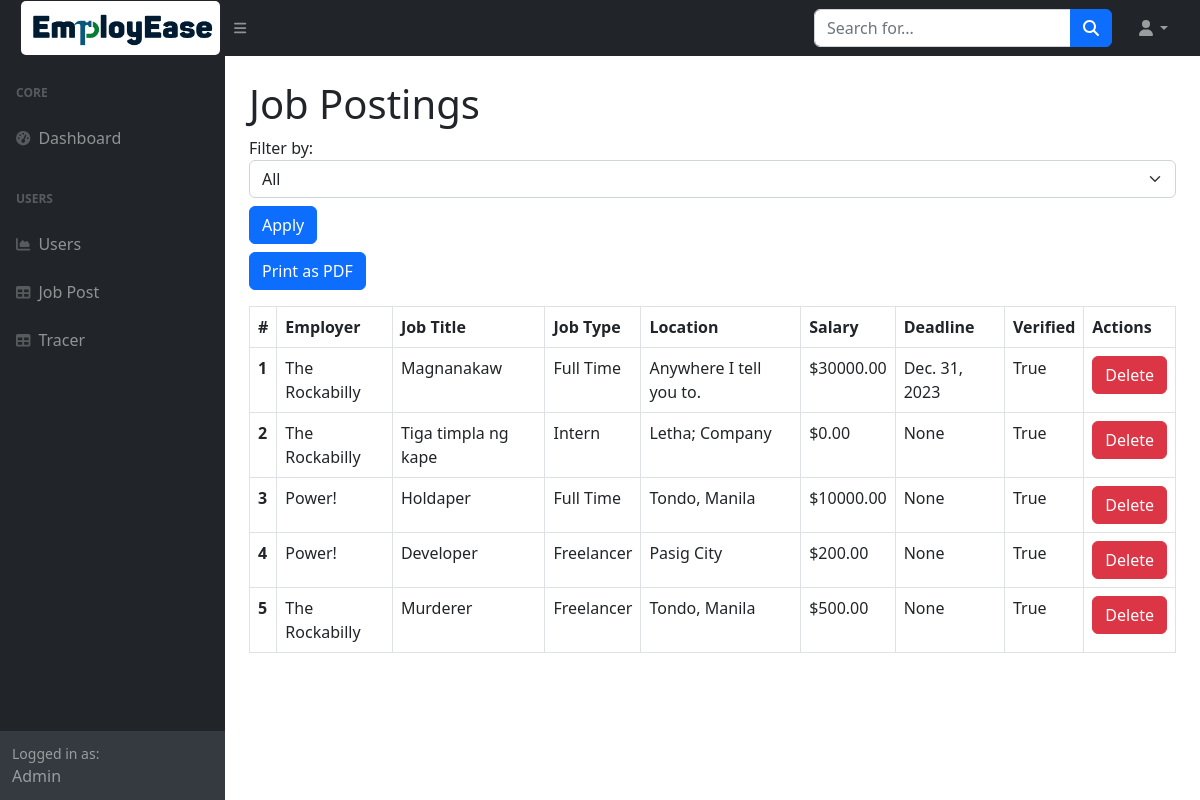
Before: /dashboard_post/ with the older database file.
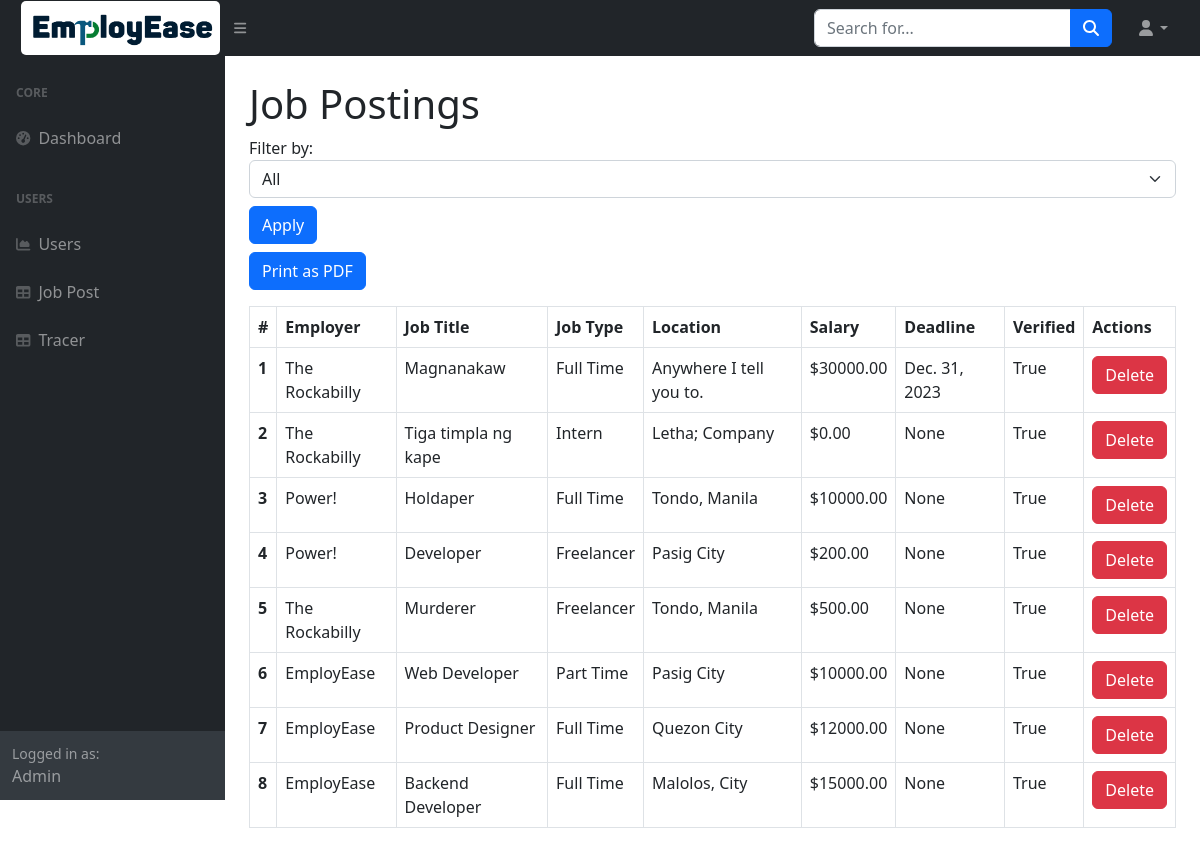
After: the same page with the newer database file.
### website/models.py (models this page shows, shortened)
class JobPosting(models.Model):
    JOB_TYPE_CHOICES = [
    ('full_time', 'Full Time'),
    ('freelancer', 'Freelancer'),
    ('part_time', 'Part Time'),
    ('intern', 'Intern'),
    ]
    employer = models.ForeignKey(Employer, on_delete=models.CASCADE, related_name='job_postings')
    job_title = models.CharField(max_length=255)
    job_description = models.TextField()
    job_requirements = models.TextField()
    job_location = models.CharField(max_length=255)
    salary = models.DecimalField(max_digits=10, decimal_places=2)
    job_type = models.CharField(max_length=20, choices=JOB_TYPE_CHOICES, default='full_time')
    application_deadline = models.DateField(null=True, blank=True)
    is_verified = models.BooleanField(default=False)

class Employer(models.Model):
    user_profile = models.OneToOneField(UserProfile, on_delete=models.CASCADE, related_name='employer')
    company_name = models.CharField(max_length=255)
    company_address = models.CharField(max_length=255)
    company_email = models.EmailField()
    contact_number = models.CharField(max_length=15)
    company_logo = models.ImageField(upload_to='company_logo/', null=True, blank=True)
    company_desc = models.CharField(max_length=655, null=True, blank=True)

### website/views.py (the view)
# urls.py: path('dashboard_post/', views.dashboard_post, name="dashboard_post"),
def dashboard_post(request):
    filter_value = request.GET.get('filter', 'all')
    if filter_value == 'verified':
        job_postings = JobPosting.objects.filter(is_verified=True)
    elif filter_value == 'unverified':
        job_postings = JobPosting.objects.filter(is_verified=False)
    else:
        job_postings = JobPosting.objects.all()
    context = {
        'job_postings': job_postings,
        'filter': filter_value,
    }
    return render(request, 'dashboard_post.html', context)

### website/templates/dashboard_post.html (shortened to what this page needs)
{% load static %}
<!DOCTYPE html>
<html lang="en">
    {% include "base/admin_head.html" %}
    <body class="sb-nav-fixed">
        {% include "base/admin_nav.html" %}
        <div id="layoutSidenav">
            {% include "base/admin_side.html" %}
            <div id="layoutSidenav_content">
                <main>
                    <div class="container-fluid px-4">
                        <h1 class="mt-4">Job Postings</h1>
                        <div class="mb-3">
                            <form method="get" action="{% url 'dashboard_post' %}">
                                <label for="filter">Filter by:</label>
                                <select name="filter" id="filter" class="form-select">
                                    <option value="all" {% if filter == 'all' %}selected{% endif %}>All</option>
                                </select>
                                <button type="submit" class="btn btn-primary mt-2">Apply</button>
                            </form>
                            <button id="printButton" class="btn btn-primary mt-2">Print as PDF</button>
                        </div>
                        <table class="table table-bordered" id="jobTable">
                            <thead>
                                <tr>
                                    <th scope="col">#</th>
                                    <th scope="col">Employer</th>
                                    <th scope="col">Job Title</th>
                                    <th scope="col">Job Type</th>
                                    <th scope="col">Location</th>
                                    <th scope="col">Salary</th>
                                    <th scope="col">Deadline</th>
                                    <th scope="col">Verified</th>
                                    <th scope="col">Actions</th>
                                </tr>
                            </thead>
                            <tbody>
                                {% for job_posting in job_postings  %}
                                    <tr>
                                        <th scope="row">{{ forloop.counter }}</th>
                                        <td>{{ job_posting.employer.company_name }}</td>
                                        <td>{{ job_posting.job_title }}</td>
                                        <td>{{ job_posting.get_job_type_display }}</td>
                                        <td>{{ job_posting.job_location }}</td>
                                        <td>${{ job_posting.salary }}</td>
                                        <td>{{ job_posting.application_deadline }}</td>
                                        <td>{{ job_posting.is_verified }}</td>
                                        <td>
                                            {% if user == request.user %}
                                                <a href="{% url 'delete_job_post' job_posting.id %}" class="btn btn-danger">Delete</a>
                                            {% endif %}
                                        </td>
                                    </tr>
                                {% endfor %}
                            </tbody>
                        </table>
                    </div>
                </main>
            </div>
        </div>
    </body>
</html>

Changed rows visible on the page:
added JobPosting: employer.company_name "EmployEase", job_title "Web Developer", job_type "Part Time", job_location "Pasig City", salary "10000.00", application_deadline "None", is_verified "True"
added JobPosting: employer.company_name "EmployEase", job_title "Product Designer", job_type "Full Time", job_location "Quezon City", salary "12000.00", application_deadline "None", is_verified "True"
added JobPosting: employer.company_name "EmployEase", job_title "Backend Developer", job_type "Full Time", job_location "Malolos, City", salary "15000.00", application_deadline "None", is_verified "True"
